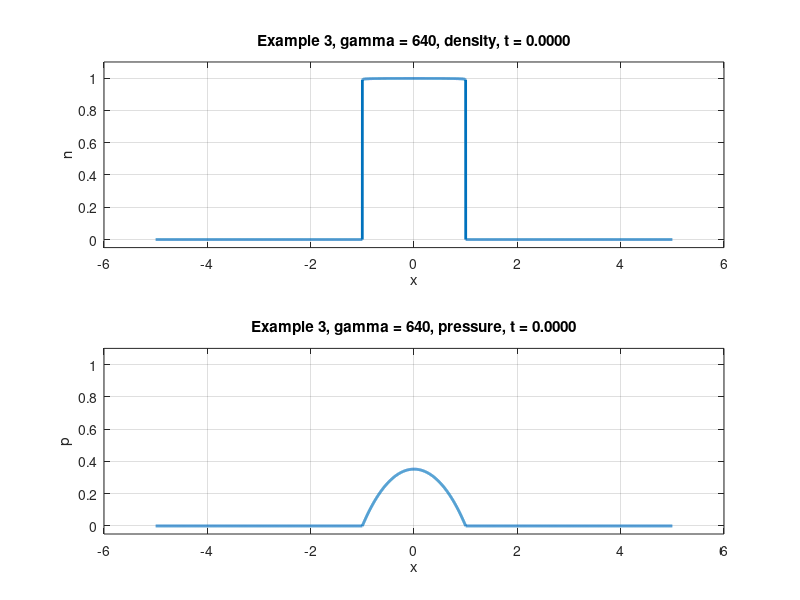

Here is the MATLAB script that generated this plot: (Note: this script raises an error after producing the figure.)
clear; clc; close all;

outdir = 'example3';
if ~exist(outdir, 'dir')
    mkdir(outdir);
end

% Parameters
a = -5;
b = 5;
N = 6400;
h = (b - a) / N;
x = a + ((1:N)' - 0.5) * h;

tau = 1e-4;
T = 1.0;
Nt = round(T / tau);
time = (0:Nt)' * tau;

pH = 1.0;
alpha = 1.0;

% Growth function G(p)=1-p
Gfun = @(p) alpha * (pH - p);
GpH = -alpha;

% Hele-Shaw initial radius
R0 = 1.0;

% Gamma values
gammaList = [640, 1280];

% Threshold for numerical front location
theta = 0.5;

opts.tol = 1e-8;
opts.maxit = 100;
opts.verbose = false;

for ig = 1:length(gammaList)

    gamma = gammaList(ig);

    fprintf('Running Example 3 with gamma = %d\n', gamma);

    % Well-prepared initial data
    p0_hs = 1 - cosh(x) / cosh(R0);
    p0_hs = max(p0_hs, 0);

    n0 = p0_hs.^(1/gamma);
    n = n0;
    p = n.^gamma;

    % Storage
    sol_n = zeros(N, Nt+1);
    sol_p = zeros(N, Nt+1);

    R_num = zeros(Nt+1, 1);
    R_exact = zeros(Nt+1, 1);

    err_n_L1 = zeros(Nt+1, 1);
    err_p_L1 = zeros(Nt+1, 1);

    max_n = zeros(Nt+1, 1);
    max_p = zeros(Nt+1, 1);
    min_n = zeros(Nt+1, 1);

    energy = zeros(Nt+1, 1);

    newton_iter = zeros(Nt, 1);
    newton_res = zeros(Nt, 1);

    % Initial storage
    sol_n(:,1) = n;
    sol_p(:,1) = p;

    R_exact(1) = asinh(exp(0) * sinh(R0));
    p_hs = 1 - cosh(x) / cosh(R_exact(1));
    p_hs = max(p_hs, 0);
    n_hs = double(abs(x) <= R_exact(1));

    idx_front = find(n > theta);
    if isempty(idx_front)
        R_num(1) = 0;
    else
        R_num(1) = max(abs(x(idx_front)));
    end

    err_n_L1(1) = h * sum(abs(n - n_hs));
    err_p_L1(1) = h * sum(abs(p - p_hs));

    min_n(1) = min(n);
    max_n(1) = max(n);
    max_p(1) = max(p);
    energy(1) = h * sum(n.^(gamma+1) / (gamma+1) - pH * n);

    % Plot during computation
    plotEvery = max(round(0.02 / tau), 1);

    figure(100 + ig);
    subplot(2,1,1);
    hN = plot(x, n, 'LineWidth', 2);
    xlabel('x');
    ylabel('n');
    title(sprintf('Example 3, gamma = %d, density, t = %.4f', gamma, 0));
    ylim([-0.05, 1.1]);
    grid on;

    subplot(2,1,2);
    hP = plot(x, p, 'LineWidth', 2);
    xlabel('x');
    ylabel('p');
    title(sprintf('Example 3, gamma = %d, pressure, t = %.4f', gamma, 0));
    ylim([-0.05, 1.1]);
    grid on;
    drawnow;

    for k = 1:Nt

        [n, p, F, info] = tumor_step_newton_n(n, h, tau, gamma, pH, Gfun, GpH, opts);

        if ~info.converged
            fprintf('gamma = %d, step %d: Newton not fully converged, residual = %.4e\n', ...
                    gamma, k, info.residual);
        end

        sol_n(:,k+1) = n;
        sol_p(:,k+1) = p;

        t = k * tau;

        % Exact Hele-Shaw solution
        R_exact(k+1) = asinh(exp(t) * sinh(R0));
        p_hs = 1 - cosh(x) / cosh(R_exact(k+1));
        p_hs = max(p_hs, 0);
        n_hs = double(abs(x) <= R_exact(k+1));

        % Numerical front location
        idx_front = find(n > theta);
        if isempty(idx_front)
            R_num(k+1) = 0;
        else
            R_num(k+1) = max(abs(x(idx_front)));
        end

        % Errors
        err_n_L1(k+1) = h * sum(abs(n - n_hs));
        err_p_L1(k+1) = h * sum(abs(p - p_hs));

        % Diagnostics
        min_n(k+1) = min(n);
        max_n(k+1) = max(n);
        max_p(k+1) = max(p);
        energy(k+1) = h * sum(n.^(gamma+1) / (gamma+1) - pH * n);

        newton_iter(k) = info.iter;
        newton_res(k) = info.residual;

        if mod(k, plotEvery) == 0 || k == Nt
            subplot(2,1,1);
            set(hN, 'YData', n);
            title(sprintf('Example 3, gamma = %d, density, t = %.4f', gamma, t));

            subplot(2,1,2);
            set(hP, 'YData', p);
            title(sprintf('Example 3, gamma = %d, pressure, t = %.4f', gamma, t));

            drawnow;
        end
    end

    datafile = fullfile(outdir, sprintf('example3_gamma%d_N%d.mat', gamma, N));

    save(datafile, ...
        'a', 'b', 'N', 'h', 'x', 'tau', 'T', 'Nt', 'time', ...
        'gamma', 'pH', 'alpha', 'R0', 'theta', ...
        'sol_n', 'sol_p', ...
        'R_num', 'R_exact', ...
        'err_n_L1', 'err_p_L1', ...
        'min_n', 'max_n', 'max_p', ...
        'energy', 'newton_iter', 'newton_res');

    fprintf('Saved %s\n', datafile);
    fprintf('Final L1 error for n = %.6e\n', err_n_L1(end));
    fprintf('Final L1 error for p = %.6e\n', err_p_L1(end));
end

plot_example3_profiles;
plot_example3_radius;
plot_example3_errors;

fprintf('Example 3 finished.\n');
